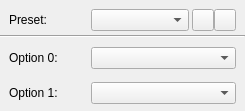
<?xml version="1.0" encoding="UTF-8"?>
<ui version="4.0">
 <class>DynamicMemoryWidget</class>
 <widget class="QWidget" name="DynamicMemoryWidget">
  <property name="geometry">
   <rect>
    <x>0</x>
    <y>0</y>
    <width>245</width>
    <height>111</height>
   </rect>
  </property>
  <property name="minimumSize">
   <size>
    <width>245</width>
    <height>0</height>
   </size>
  </property>
  <property name="maximumSize">
   <size>
    <width>245</width>
    <height>16777215</height>
   </size>
  </property>
  <property name="windowTitle">
   <string>Form</string>
  </property>
  <layout class="QVBoxLayout" name="verticalLayout">
   <property name="spacing">
    <number>0</number>
   </property>
   <property name="leftMargin">
    <number>0</number>
   </property>
   <property name="topMargin">
    <number>0</number>
   </property>
   <property name="rightMargin">
    <number>0</number>
   </property>
   <property name="bottomMargin">
    <number>0</number>
   </property>
   <item>
    <layout class="QHBoxLayout" name="horizontalLayout">
     <property name="spacing">
      <number>0</number>
     </property>
     <property name="leftMargin">
      <number>9</number>
     </property>
     <property name="topMargin">
      <number>5</number>
     </property>
     <property name="rightMargin">
      <number>9</number>
     </property>
     <property name="bottomMargin">
      <number>0</number>
     </property>
     <item>
      <widget class="QLabel" name="presetLabel">
       <property name="sizePolicy">
        <sizepolicy hsizetype="Ignored" vsizetype="Preferred">
         <horstretch>0</horstretch>
         <verstretch>0</verstretch>
        </sizepolicy>
       </property>
       <property name="minimumSize">
        <size>
         <width>0</width>
         <height>30</height>
        </size>
       </property>
       <property name="text">
        <string>Preset:</string>
       </property>
       <property name="wordWrap">
        <bool>true</bool>
       </property>
       <property name="customStyleList" stdset="0">
        <stringlist>
         <string>PropertyLabelStyle</string>
        </stringlist>
       </property>
      </widget>
     </item>
     <item>
      <widget class="QComboBox" name="presetNameComboBox">
       <property name="sizePolicy">
        <sizepolicy hsizetype="Fixed" vsizetype="Fixed">
         <horstretch>0</horstretch>
         <verstretch>0</verstretch>
        </sizepolicy>
       </property>
       <property name="minimumSize">
        <size>
         <width>98</width>
         <height>22</height>
        </size>
       </property>
       <property name="maximumSize">
        <size>
         <width>98</width>
         <height>22</height>
        </size>
       </property>
       <property name="currentText">
        <string/>
       </property>
       <property name="currentIndex">
        <number>-1</number>
       </property>
      </widget>
     </item>
     <item>
      <spacer name="horizontalSpacer">
       <property name="orientation">
        <enum>Qt::Horizontal</enum>
       </property>
       <property name="sizeType">
        <enum>QSizePolicy::Fixed</enum>
       </property>
       <property name="sizeHint" stdset="0">
        <size>
         <width>3</width>
         <height>20</height>
        </size>
       </property>
      </spacer>
     </item>
     <item>
      <widget class="QToolButton" name="addNameButton">
       <property name="minimumSize">
        <size>
         <width>22</width>
         <height>22</height>
        </size>
       </property>
       <property name="maximumSize">
        <size>
         <width>22</width>
         <height>22</height>
        </size>
       </property>
       <property name="text">
        <string/>
       </property>
       <property name="icon">
        <iconset resource="icons.qrc">
         <normaloff>:/plus.png</normaloff>:/plus.png</iconset>
       </property>
      </widget>
     </item>
     <item>
      <widget class="QToolButton" name="removeNameButton">
       <property name="minimumSize">
        <size>
         <width>22</width>
         <height>22</height>
        </size>
       </property>
       <property name="maximumSize">
        <size>
         <width>22</width>
         <height>22</height>
        </size>
       </property>
       <property name="text">
        <string/>
       </property>
       <property name="icon">
        <iconset resource="icons.qrc">
         <normaloff>:/minus.png</normaloff>:/minus.png</iconset>
       </property>
      </widget>
     </item>
    </layout>
   </item>
   <item>
    <widget class="Line" name="line">
     <property name="orientation">
      <enum>Qt::Horizontal</enum>
     </property>
    </widget>
   </item>
   <item>
    <layout class="QHBoxLayout" name="horizontalLayout_2">
     <property name="leftMargin">
      <number>9</number>
     </property>
     <property name="topMargin">
      <number>5</number>
     </property>
     <property name="rightMargin">
      <number>9</number>
     </property>
     <item>
      <widget class="QLabel" name="optionLabel_0">
       <property name="sizePolicy">
        <sizepolicy hsizetype="Ignored" vsizetype="Preferred">
         <horstretch>0</horstretch>
         <verstretch>0</verstretch>
        </sizepolicy>
       </property>
       <property name="minimumSize">
        <size>
         <width>0</width>
         <height>30</height>
        </size>
       </property>
       <property name="text">
        <string>Option 0:</string>
       </property>
       <property name="wordWrap">
        <bool>true</bool>
       </property>
       <property name="customStyleList" stdset="0">
        <stringlist>
         <string>PropertyLabelStyle</string>
        </stringlist>
       </property>
      </widget>
     </item>
     <item>
      <widget class="QComboBox" name="optionComboBox_0">
       <property name="sizePolicy">
        <sizepolicy hsizetype="Fixed" vsizetype="Fixed">
         <horstretch>0</horstretch>
         <verstretch>0</verstretch>
        </sizepolicy>
       </property>
       <property name="minimumSize">
        <size>
         <width>145</width>
         <height>22</height>
        </size>
       </property>
       <property name="maximumSize">
        <size>
         <width>145</width>
         <height>22</height>
        </size>
       </property>
       <property name="currentText">
        <string/>
       </property>
       <property name="currentIndex">
        <number>-1</number>
       </property>
      </widget>
     </item>
    </layout>
   </item>
   <item>
    <layout class="QHBoxLayout" name="horizontalLayout_3">
     <property name="leftMargin">
      <number>9</number>
     </property>
     <property name="topMargin">
      <number>5</number>
     </property>
     <property name="rightMargin">
      <number>9</number>
     </property>
     <item>
      <widget class="QLabel" name="optionLabel_1">
       <property name="sizePolicy">
        <sizepolicy hsizetype="Ignored" vsizetype="Preferred">
         <horstretch>0</horstretch>
         <verstretch>0</verstretch>
        </sizepolicy>
       </property>
       <property name="minimumSize">
        <size>
         <width>0</width>
         <height>30</height>
        </size>
       </property>
       <property name="text">
        <string>Option 1:</string>
       </property>
       <property name="wordWrap">
        <bool>true</bool>
       </property>
       <property name="customStyleList" stdset="0">
        <stringlist>
         <string>PropertyLabelStyle</string>
        </stringlist>
       </property>
      </widget>
     </item>
     <item>
      <widget class="QComboBox" name="optionComboBox_1">
       <property name="sizePolicy">
        <sizepolicy hsizetype="Fixed" vsizetype="Fixed">
         <horstretch>0</horstretch>
         <verstretch>0</verstretch>
        </sizepolicy>
       </property>
       <property name="minimumSize">
        <size>
         <width>145</width>
         <height>22</height>
        </size>
       </property>
       <property name="maximumSize">
        <size>
         <width>145</width>
         <height>22</height>
        </size>
       </property>
       <property name="currentText">
        <string/>
       </property>
       <property name="currentIndex">
        <number>-1</number>
       </property>
      </widget>
     </item>
    </layout>
   </item>
  </layout>
 </widget>
 <resources>
  <include location="icons.qrc"/>
 </resources>
 <connections/>
</ui>
